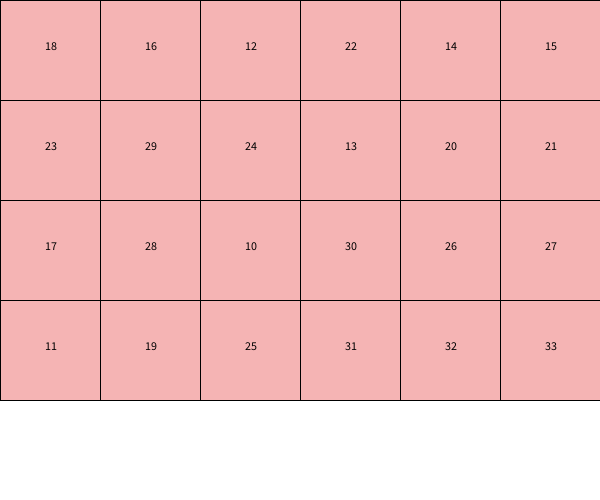
Frame 1 (no input)
Frame 60 (the mouse pressed at the canvas centre just before this capture): identical to frame 1, image omitted
Frame 120 (the mouse held since frame 60 and released just before this capture): identical to frame 1, image omitted

The Processing sketch that drew this single still picture (run headless with seeded random() and noise(); from frame 60 on, the mouse is pressed at the canvas centre):

// Processing sketch: week11_3
// ── week11_3.pde
void setup(){
  size(600,500);
  for(int i=0;i<4;i++){
    for(int j=0;j<6;j++){
      value[i][j]=i*6+j+10;//number
    }
  }
  for(int k=0;k<17;k++){
    int i=int(random(4)),j=int(random(4));
    int i2=int(random(4)),j2=int(random(4));
    int temp=value[i][j];
    value[i][j]=value[i2][j2];
    value[i2][j2]=temp;
  } 
}
int [][]value=new int[4][6];
void draw(){
  background(255);
  for(int i=0;i<4;i++){
    for(int j=0;j<6;j++){
      fill(#F5B4B4); rect(j*100,i*100,100,100);
      fill(0);text(value[i][j],j*100+45,i*100+50);
    }
  }
}
